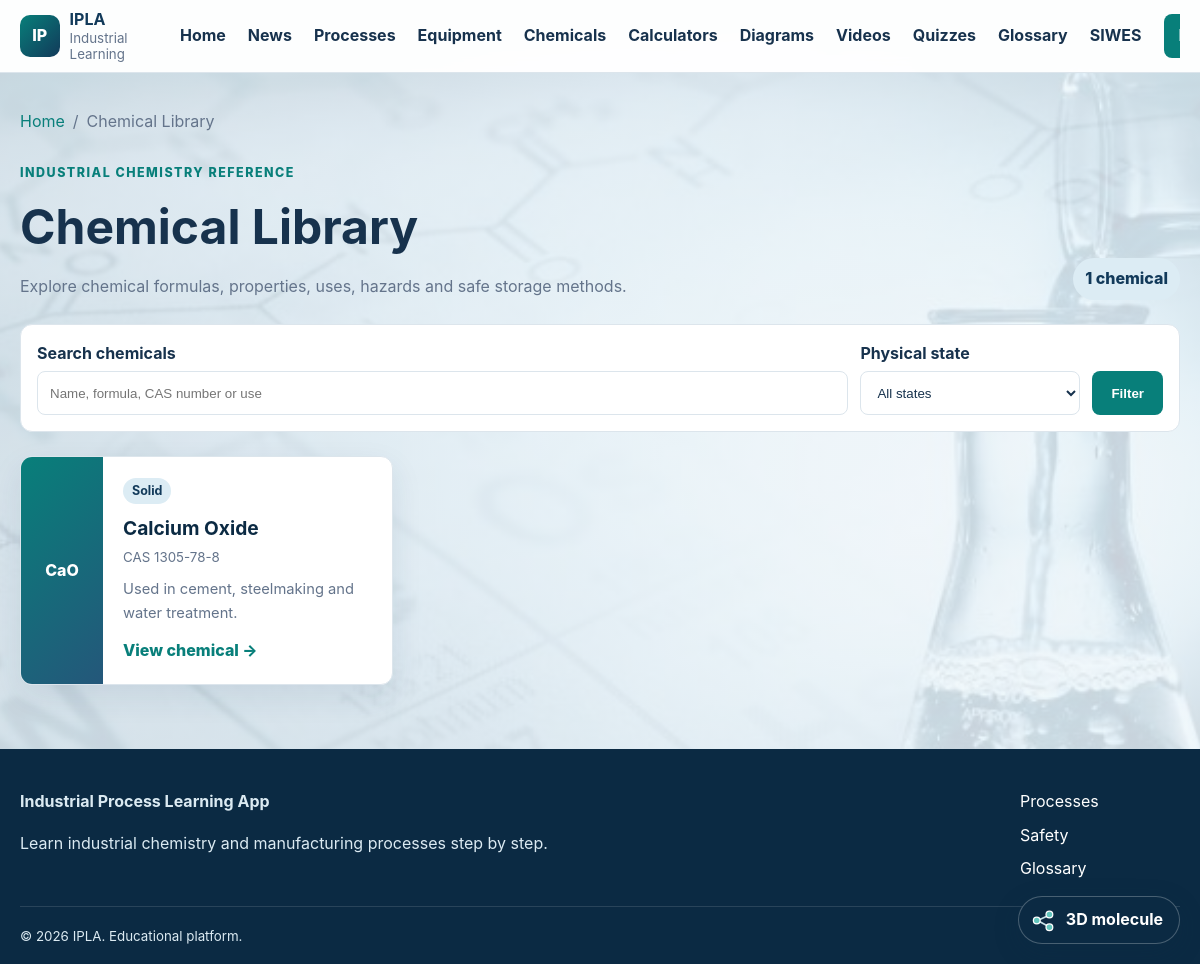
Screenshot of /chemicals/index.php with the database file from the repository.
### tables this page shows
CREATE TABLE chemicals (
    id BIGINT UNSIGNED AUTO_INCREMENT PRIMARY KEY,
    name VARCHAR(150) NOT NULL UNIQUE,
    chemical_formula VARCHAR(100) NULL,
    cas_number VARCHAR(50) NULL,
    physical_state VARCHAR(50) NULL,
    properties TEXT NULL,
    uses TEXT NULL,
    hazards TEXT NULL,
    storage_methods TEXT NULL,
    safety_information TEXT NULL,
    image VARCHAR(255) NULL,
    created_at TIMESTAMP NOT NULL DEFAULT CURRENT_TIMESTAMP,
    updated_at TIMESTAMP NOT NULL DEFAULT CURRENT_TIMESTAMP ON UPDATE CURRENT_TIMESTAMP
);

### config/functions.php (called while the page is built, shortened)
<?php
function e(?string $value): string
{
    return htmlspecialchars($value ?? '', ENT_QUOTES | ENT_SUBSTITUTE, 'UTF-8');
}
function url(string $path = ''): string
{
    $path = '/' . ltrim($path, '/');
    return IPLA_BASE_URL === '' ? $path : IPLA_BASE_URL . $path;
}

### chemicals/index.php (the view, shortened to what this page needs)
<?php
require_once dirname(__DIR__) . '/config/database.php';
require_once dirname(__DIR__) . '/config/functions.php';
$query = trim((string) ($_GET['q'] ?? ''));
$sql = 'SELECT id,name,chemical_formula,cas_number,physical_state,properties,uses,image
        FROM chemicals WHERE 1=1';
$parameters = [];
$sql .= ' ORDER BY name ASC';
$statement = $pdo->prepare($sql);
$statement->execute($parameters);
$chemicals = $statement->fetchAll();
require dirname(__DIR__) . '/includes/header.php';
?>
<main id="main-content" class="container module-page">
    <nav class="breadcrumbs" aria-label="Breadcrumb">
        <a href="<?= e(url('/index.php')) ?>">Home</a>
        <span aria-hidden="true">/</span>
        <span>Chemical Library</span>
    </nav>
    <header class="module-heading">
        <div>
            <span class="section-kicker">Industrial chemistry reference</span>
            <h1>Chemical Library</h1>
            <p>Explore chemical formulas, properties, uses, hazards and safe storage methods.</p>
        </div>
        <span class="module-count"><?= count($chemicals) ?> chemical<?= count($chemicals) === 1 ? '' : 's' ?></span>
    </header>
    <form class="process-filter equipment-filter" method="get" action="<?= e(url('/chemicals/index.php')) ?>">
        <div>
            <label for="chemical-search">Search chemicals</label>
            <input class="form-control" id="chemical-search" name="q" type="search" value="<?= e($query) ?>" placeholder="Name, formula, CAS number or use">
        </div>
        <div>
            <label for="chemical-state">Physical state</label>
            <select class="form-control" id="chemical-state" name="state">
                <option value="">All states</option>
            </select>
        </div>
        <button class="button button-primary" type="submit">Filter</button>
    </form>
    <?php if ($chemicals): ?>
        <div class="library-grid">
            <?php foreach ($chemicals as $chemical): ?>
                <article class="card library-card chemical-card">
                    <div class="chemical-formula" aria-label="Chemical formula">
                        <span><?= e($chemical['chemical_formula'] ?: substr($chemical['name'], 0, 2)) ?></span>
                    </div>
                    <div class="card-body">
                        <?php if (!empty($chemical['physical_state'])): ?>
                            <span class="badge"><?= e($chemical['physical_state']) ?></span>
                        <?php endif; ?>
                        <h2><a href="<?= e(url('/chemicals/view.php?id=' . $chemical['id'])) ?>"><?= e($chemical['name']) ?></a></h2>
                        <?php if (!empty($chemical['cas_number'])): ?>
                            <small>CAS <?= e($chemical['cas_number']) ?></small>
                        <?php endif; ?>
                        <p><?= e($chemical['uses'] ?: $chemical['properties'] ?: 'Explore this chemical in detail.') ?></p>
                        <a class="text-link" href="<?= e(url('/chemicals/view.php?id=' . $chemical['id'])) ?>">View chemical →</a>
                    </div>
                </article>
            <?php endforeach; ?>
        </div>
    <?php endif; ?>
</main>
<?php require dirname(__DIR__) . '/includes/footer.php'; ?>

### assets/css/style.css (style rules this page uses)
:root { --navy: #123a5a; --navy-dark: #0b2a43; --teal: #087f7a; --orange: #e6a23c; --sky: #dcecf4; --ink: #17324d; --muted: #64748b; --surface: #ffffff; --background: #f4f7fa; --border: #dce5ec; --success: #1e7e34; --danger: #b42318; --shadow: 0 12px 32px rgba(18, 58, 90, 0.09); --radius: 12px; }
* { box-sizing: border-box; }
html { scroll-behavior: smooth; }
body { margin: 0; font-family: Inter, "Segoe UI", Arial, sans-serif; color: var(--ink); background-color: var(--background); background-image: linear-gradient(rgba(244,247,250,.82), rgba(244,247,250,.82)), var(--page-background-image, url("../images/industrial-chemistry-background.svg")); background-position: center top; background-repeat: no-repeat; background-size: cover; background-attachment: fixed; line-height: 1.6; }
.page-background-1 { --page-background-image: url("../../images/c.jpeg"); }
a { color: var(--teal); text-decoration: none; }
.container { width: min(1160px, calc(100% - 32px)); margin-inline: auto; }

### assets/css/components.css (style rules this page uses)
.button { display: inline-flex; align-items: center; justify-content: center; min-height: 44px; padding: 10px 18px; border-radius: 8px; border: 1px solid transparent; font-weight: 750; cursor: pointer; }
.button-primary { color: white !important; background: var(--teal); }
.card { border: 1px solid var(--border); border-radius: var(--radius); background: var(--surface); box-shadow: var(--shadow); }
.card-body { padding: 20px; }
.badge { display: inline-block; padding: 3px 9px; border-radius: 999px; color: var(--navy); background: var(--sky); font-size: .78rem; font-weight: 750; }
.form-control { width: 100%; min-height: 44px; padding: 9px 12px; border: 1px solid var(--border); border-radius: 8px; color: var(--ink); background: white; }
.hero-kicker, .section-kicker { text-transform: uppercase; letter-spacing: .12em; font-size: .78rem; font-weight: 800; }
.section-kicker { color: var(--teal); }
.text-link { font-weight: 800; }
.breadcrumbs { display: flex; flex-wrap: wrap; gap: 8px; margin-bottom: 24px; color: var(--muted); }
.breadcrumbs a { color: var(--teal); }
.module-heading { display: flex; align-items: end; justify-content: space-between; gap: 20px; margin-bottom: 24px; }
.module-heading h1 { margin: 5px 0 8px; font-size: clamp(2rem, 4vw, 3rem); }
.module-heading p { margin: 0; color: var(--muted); }
.module-count { padding: 8px 12px; border-radius: 999px; color: var(--navy); background: var(--sky); font-weight: 800; white-space: nowrap; }
.process-filter { display: grid; grid-template-columns: minmax(0,1fr) 220px auto; align-items: end; gap: 12px; margin-bottom: 24px; padding: 16px; border: 1px solid var(--border); border-radius: var(--radius); background: white; }
.process-filter label { display: block; margin-bottom: 5px; font-weight: 750; }
.module-page { padding-top: 36px; }
.equipment-filter { grid-template-columns: minmax(0,1fr) 220px auto; }
.library-grid { display: grid; grid-template-columns: repeat(3,minmax(0,1fr)); gap: 20px; }
.library-card { display: grid; grid-template-columns: 82px minmax(0,1fr); overflow: hidden; }
.library-card h2 { margin: 12px 0 7px; font-size: 1.2rem; line-height: 1.25; }
.library-card h2 a { color: var(--navy-dark); }
.library-card p { min-height: 48px; margin: 0 0 12px; color: var(--muted); font-size: .92rem; }
.chemical-card { grid-template-columns: 82px minmax(0,1fr); }
.chemical-formula,.chemical-hero-formula { display: grid; place-items: center; color: white; background: linear-gradient(135deg,#087f7a,#24577a); }
.chemical-formula { min-height: 100%; font-weight: 850; }
.chemical-formula span { max-width: 70px; overflow-wrap: anywhere; text-align: center; }
.chemical-card small { display: block; margin-top: 6px; color: var(--muted); }
.chemical-card p { min-height: 48px; margin: 10px 0 12px; color: var(--muted); font-size: .92rem; }

### assets/css/responsive-improvements.css (style rules this page uses)
:root { --tap-target: 44px; }
html, body { max-width: 100%; overflow-x: hidden; }
body { -webkit-text-size-adjust: 100%; }
main, .admin-content, .process-content, .equipment-content, .calculator-layout, .profile-layout, .certificates-page, .search-page { min-width: 0; }
textarea, select, input, button { max-width: 100%; }
.button, .nav-toggle, .admin-actions button, .admin-actions select { min-height: var(--tap-target); }
.search-bar, .process-filter, .diagram-filter, .equipment-filter, .video-filter, .quiz-filter, .glossary-filter, .news-filter, .bookmark-filter, .certificate-verification-row { width: 100%; }

### rows the page displays
chemicals: chemical_formula "CaO", physical_state "Solid", name "Calcium Oxide", cas_number "1305-78-8", uses "Used in cement, steelmaking and water treatment."

### other values shown
IPLA_APP_SHORT_NAME "IPLA"
count($chemicals) "1"
IPLA_APP_NAME "Industrial Process Learning App"
